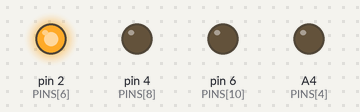
Simulated run of this sketch. Board: Arduino Uno, built with avr-gcc and run on an emulated ATmega328P. Parts: output pins drawn as LEDs (lit = HIGH).

Above: at 15.01 s.
At 79.4 s:
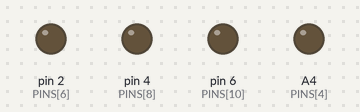
At 89.5 s:
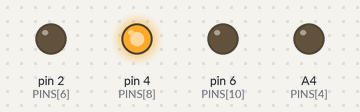
Timing chart, 0 to 112.5 s (numbered marks = the images above):
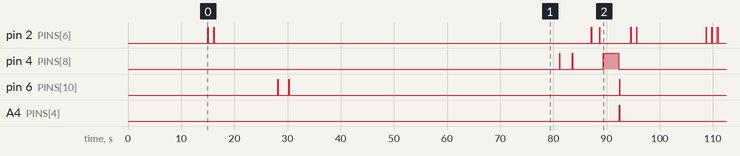

The sketch:

GoW3_founder.ino
```cpp
//Declare variables and constants
byte PINS[18] = {
  A0, A1, A2, A3, A4, A5, 2, 3, 4, 5, 6, 7, 8, 9, 10, 11, 12, 13};
byte SND   = 0;
byte RSx   = 1;
byte RSy   = 2;
byte RT    = 3;
byte RSbtn = 4;
int RB     = 5;
int A      = 6;
int B      = 7;
int X      = 8;
int Y      = 9;
int START  = 10;
int XBOX   = 11;
int BACK   = 12;
int LB     = 13;
int LSy    = 14;
int LSx    = 15;
int LT     = 16;
int LSbtn  = 17;

//int MANTLE_DELAY=2000;

void resetVerticalView() {
  tapButton("RS_DOWN", 500);
  tapButton("RS_UP", 250);
}


void startHorde(boolean campaignScreen) {

  //Campaign unavailable
  if (campaignScreen) {
    tapButton("A", 60);
    delay(1000);
  }

  //Start horde game
  tapButton("A", 100);
  delay(1000);
  //Are you sure?
  tapButton("A", 100);

  //Wait for map selection screen to load
  delay(12000);

  //Select map
  tapButton("START", 60);
  delay(2000);
  //Start match
  tapButton("START", 60);

  //Wait for match to be loaded
  delay(49000);
}


void returnToMainMenu() {
  tapButton("START", 60);
  delay(1000);
  tapButton("LS_UP", 60);
  delay(1000);
  tapButton("A", 60);
  delay(1000);
  tapButton("A", 60);
  delay(13000);
}


void roll(String dirBtn) {
  setButton(dirBtn, true);
  delay(100);
  tapButton("X", 60);
  setButton(dirBtn, false);
  delay(2000);
}


void setup() {
  pinMode(13, INPUT);
  digitalWrite(13, LOW);
  Serial.begin(9600);

  delay(15000);
  //returnToMainMenu();
  startHorde(false);
  //resetVerticalView();
}

void loop() {
  foundBaseOnAzura();
  returnToMainMenu();
  startHorde(true);
}


void foundBaseOnAzura() {
  tapButton("LS_DOWN", 1500);
  delay(250);
  roll("LS_LEFT");
  delay(250);
  roll("LS_LEFT");

  delay(250);
  tapButton("LS_UP", 1000);
  delay(250);
  //Slide to pillar
  tapButton("A", 60);
  delay(1000);

  tapButton("LS_RIGHT", 500);

  setButton("LS_RIGHT", true);
  tapButton("A", 60);
  setButton("LS_RIGHT", false);
  delay(500);
  tapButton("RS_RIGHT", 150);
  tapButton("X", 2900);
  delay(100);
  tapButton("RSbtn", 60);
}

void tapButton(String btn, int holdTime) {
  setButton(btn, true);
  delay(holdTime);
  setButton(btn, false);
}


//btn is button (A, B, X, Y, START, LS_UP, RS_LEFT, XBOX, etc.)
//b_set is true to set (press) the button, false to reset (depress)
void setButton(String btn, boolean b_set) {
  byte pin = 255;
  boolean value = HIGH;
  boolean isStick = false;
  boolean isTrigger = false;

  if (btn == "RT") {
    pin = RT;
    value = LOW;
    isTrigger = true;
  } else if (btn == "LT") {
    pin = LT;
    value = LOW;
    isTrigger = true;
  } else if (btn == "A") {
    pin = A;
  } else if (btn == "B") {
    pin = B;
  } else if (btn == "X") {
    pin = X;
  } else if (btn == "Y") {
    pin = Y;
  } else if (btn == "START") {
    pin = START;
  } else if (btn == "XBOX") {
    pin = XBOX;
  } else if (btn == "BACK") {
    pin = BACK;
  } else if (btn == "LB") {
    pin = LB;
  } else if (btn == "RB") {
    pin = RB;
  } else if (btn == "LSbtn") {
    pin = LSbtn;
  } else if (btn == "RSbtn") {
    pin = RSbtn;
  } else if (btn == "RS_UP") {
    pin = RSy;
    value = HIGH;
    isStick = true;
  } else if (btn == "RS_DOWN") {
    pin = RSy;
    value = LOW;
    isStick = true;
  } else if (btn == "RS_LEFT") {
    pin = RSx;
    value = HIGH;
    isStick = true;
  } else if (btn == "RS_RIGHT") {
    pin = RSx;
    value = LOW;
    isStick = true;
  } else if (btn == "LS_UP") {
    pin = LSy;
    value = HIGH;
    isStick = true;
  } else if (btn == "LS_DOWN") {
    pin = LSy;
    value = LOW;
    isStick = true;
  } else if (btn == "LS_LEFT") {
    pin = LSx;
    value = HIGH;
    isStick = true;
  } else if (btn == "LS_RIGHT") {
    pin = LSx;
    value = LOW;
    isStick = true;
  }

  //Joysticks
  if (isStick) {
    if (b_set) {
      pinMode(PINS[pin], OUTPUT);
      digitalWrite(PINS[pin], value);
    } else {
      digitalWrite(PINS[pin], LOW);
      pinMode(PINS[pin], INPUT);
    }
  } else if (isTrigger) {
    if (b_set) {
      digitalWrite(PINS[pin], LOW);
      pinMode(PINS[pin], OUTPUT);
    } else {
      pinMode(PINS[pin], INPUT);
    }
  } else if (PINS[pin] < 255) {
    pinMode(PINS[pin], OUTPUT);
    if (b_set) {
      digitalWrite(PINS[pin], HIGH);
    } else {
      digitalWrite(PINS[pin], LOW);
    }
  }
}
```

Measured:
- by itself, pin 4 (PINS[8]): goes HIGH 0.06 s, LOW 2.4 s, HIGH 0.06 s, LOW 5.8 s, HIGH 2.9 s, then LOW
- by itself, pin 6 (PINS[10]): goes LOW 2.0 s, HIGH 0.06 s, LOW 62.2 s, HIGH 0.06 s, then LOW
- by itself, A4 (PINS[4]): LOW → HIGH at 92.4 s, → LOW 0.06 s later
